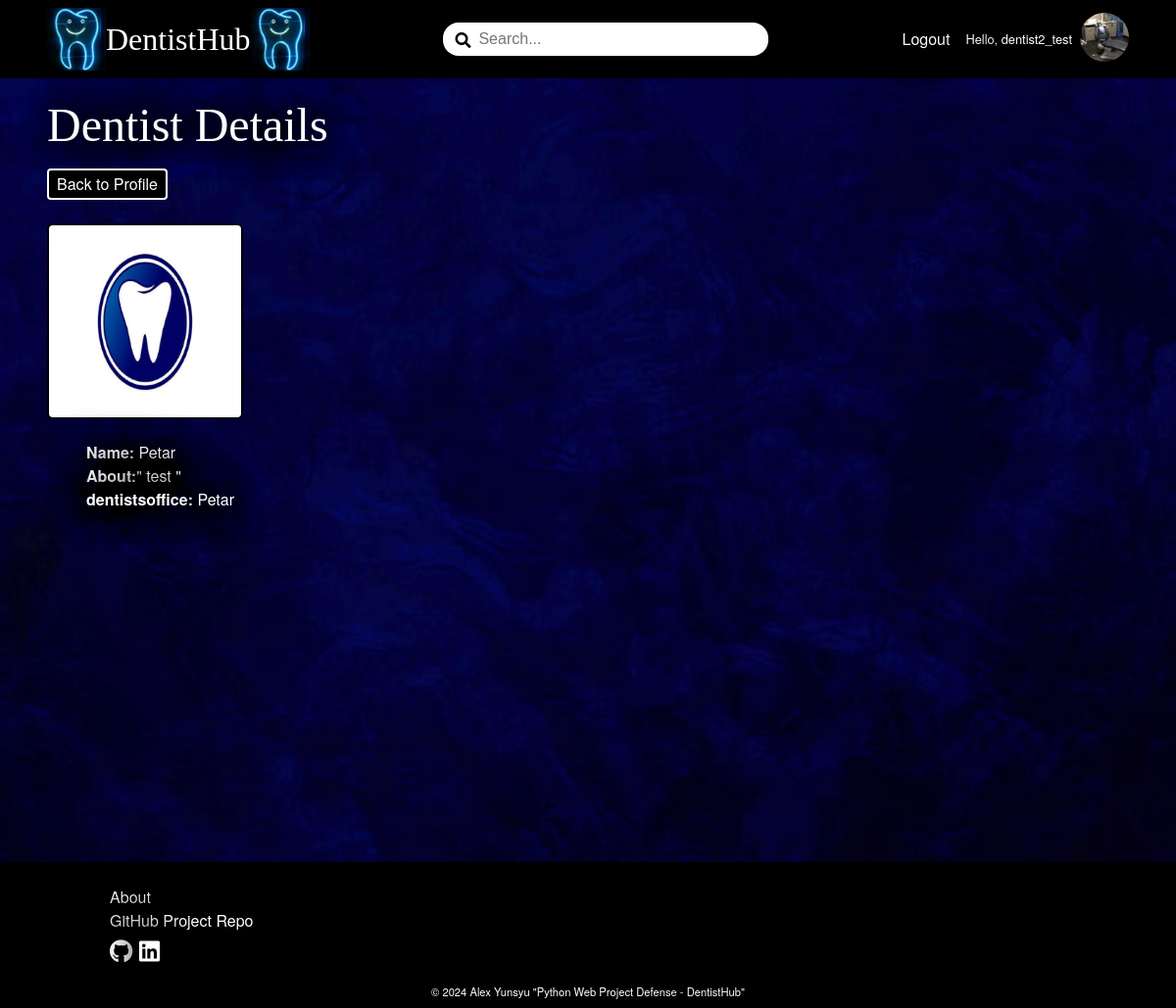
/dentist/5/details/ (signed in), run on the app's committed database.
### DentistBook/account/models.py (models this page shows)
class AppUser(AbstractUser):
    MAX_LENGTH_ROLE = 15
    ROLES = (
        ('Client', 'Client'),
        ('Dentistsoffice', 'Dentist'),
    )
    role = models.CharField(
        max_length=MAX_LENGTH_ROLE,
        choices=ROLES,
        blank=True
    )

### DentistBook/dentistsoffice/models.py (models this page shows, shortened)
class DentistsofficeProfile(models.Model):
    MIN_LENGTH_NAME = 2
    MAX_LENGTH_NAME = 50
    MIN_LENGTH_ADDRESS = 5
    MAX_LENGTH_ADDRESS = 50
    MIN_LENGTH_CITY = 2
    MAX_LENGTH_CITY = 50
    MAX_DIGITS_GEOLOCATION = 18
    DECIMAL_PLACES_GEOLOCATION = 15
    MIN_VALUE_GEOLOCATION_LATITUDE = -90
    MAX_VALUE_GEOLOCATION_LATITUDE = 90
    MIN_VALUE_GEOLOCATION_LONGITUDE = -180
    MAX_VALUE_GEOLOCATION_LONGITUDE = 180
    MIN_LENGTH_ABOUT = 10
    MAX_LENGTH_ABOUT = 500
    class Meta:
        verbose_name = 'Dentists office Profile'
    name = models.CharField(
        max_length=MAX_LENGTH_NAME,
        validators=(validators.MinLengthValidator(MIN_LENGTH_NAME),),
        null=False,
        blank=False
    )
    address = models.CharField(
        max_length=MAX_LENGTH_ADDRESS,
        validators=(validators.MinLengthValidator(MIN_LENGTH_ADDRESS),),
        null=False,
        blank=False
    )
    city = models.CharField(
        max_length=MAX_LENGTH_CITY,
        validators=(
            validators.MinLengthValidator(MIN_LENGTH_CITY),
            validate_dentistsoffice_city_name,
        ),
        null=False,
        blank=False
    )
    geolocation_latitude = models.DecimalField(
        max_digits=MAX_DIGITS_GEOLOCATION,
        decimal_places=DECIMAL_PLACES_GEOLOCATION,
        validators=(
            validators.MinValueValidator(MIN_VALUE_GEOLOCATION_LATITUDE),
            validators.MaxValueValidator(MAX_VALUE_GEOLOCATION_LATITUDE)
        ),
        null=True,
        blank=True
        )
    geolocation_longitude = models.DecimalField(
        max_digits=MAX_DIGITS_GEOLOCATION,
        decimal_places=DECIMAL_PLACES_GEOLOCATION,
        validators=(
            validators.MinValueValidator(MIN_VALUE_GEOLOCATION_LONGITUDE),
            validators.MaxValueValidator(MAX_VALUE_GEOLOCATION_LONGITUDE)
        ),
        null=True,
        blank=True
        )
    about = models.TextField(
        max_length=MAX_LENGTH_ABOUT,
        validators=(validators.MinLengthValidator(MIN_LENGTH_ABOUT),),
        null=True,
        blank=True
    )
    dentistsoffice_picture = models.ImageField(
        upload_to='dentistsoffice-profile-pictures',
        validators=(validate_dentistsoffice_picture_file_size,),
        null=True,
        blank=True,
    )
    slug = models.SlugField(
        unique=True
    )
    user = models.OneToOneField(
        UserModel,
        on_delete=models.CASCADE,
        primary_key=True
    )

### DentistBook/dentist/models.py (models this page shows, shortened)
class Dentist(models.Model):
    MIN_LENGTH_NAME = 2
    MAX_LENGTH_NAME = 30
    name = models.CharField(
        max_length=MAX_LENGTH_NAME,
        validators=(
            validators.MinLengthValidator(MIN_LENGTH_NAME),
            validate_name
        ),
        null=False,
        blank=False
    )
    about = models.TextField(
        null=False,
        blank=False
    )
    dentist_picture = models.ImageField(
        upload_to='dentist-profile-pictures',
        validators=(validate_dentist_picture_file_size,),
        null=True,
        blank=True,
    )
    dentistsoffice = models.ForeignKey(
        DentistsofficeProfile,
        on_delete=models.CASCADE
    )

### DentistBook/dentist/views.py (the view)
# urls.py: path('<int:pk>/details/', DentistDetailsView.as_view(), name='dentist-details')
class DentistDetailsView(views.DetailView):
    model = Dentist
    template_name = 'dentist/dentist-details.html'

### DentistBook/common/templatetags/custom_filters.py (called while the page is built)
@register.filter
def get_role(user):
    return user.role if user.is_authenticated else ''

### DentistBook/dentist/templates/dentist/dentist-details.html (shortened to what this page needs)
{% extends 'base.html' %}
{% load static %}
{% block content %}
    <div class="wall-picture-container">
        <div class="main-container">
            <h1>Dentist Details</h1>
            <a href="{% url 'dentistsoffice-details' slug=dentist.dentistsoffice.slug %}" class="link-button">Back to Profile</a><br><br>
            {% if object.dentist_picture %}
                <img src="{{ object.dentist_picture.url }}" class="profile-picture" alt="dentist-profile_picture">
            {% else %}
                <img src="{% static 'images/dentist-default-profile-picture.jpg' %}" alt="dentist_default_profile_picture" class="profile-picture">
            {% endif %}
            <ul>
                <li><b>Name:</b> {{ object.name }}</li>
                <li><b>About:</b>" {{ object.about }} "</li>
                <li><b>dentistsoffice:</b> {{ object.dentistsoffice.name }}</li>
            </ul>
        </div>
        <img src="{% static 'images/website_photos/white-wall.jpg' %}" alt="white-wall" class="white-wall-picture">
    </div>
{% endblock %}

### templates/header.html (shortened to what this page needs)
{% load custom_filters %}
{% load static %}
<div class="home-logo">
    <a href="{% url 'home-page' %}">
        <img src="{% static 'images/dentistsoffice-pole.jpg' %}" alt="dentistsoffice-pole">
        <span>DentistHub</span>
        <img src="{% static 'images/dentistsoffice-pole.jpg' %}" alt="dentistsoffice-pole">
    </a>
</div>
<div class="search-field">
    <span><i class="fas fa-search"></i></span>
    <input type="text" id="search-input" placeholder="Search...">
</div>
<nav class="header-nav-links">
    <ul role="list">
        {% if not request.user.is_authenticated %}
            <li class="nav-item"><a href="{% url 'register-page' %}">Register</a></li>
            <li class="nav-item"><a href="{% url 'login-page' %}">Login</a></li>
        {% else %}
            <li class="nav-item"><a href="{% url 'logout-page' %}">Logout</a></li>
            {% if request.user|get_role == 'Client' %}
                <li class="nav-item nav-profile">
                    <a href="{% url 'client-details' %}">Hello, {{ request.user }}</a>
                    <a href="{% url 'client-details' %}">
                        {% if request.user.clientprofile.profile_picture %}
                            <img src="{{ request.user.clientprofile.profile_picture.url }}" alt="profile-picture-thumbnail" class="profile-picture-thumbnail">
                        {% else %}
                            <img src="{% static 'images/client-default-profile-picture.jpg' %}" alt="default_profile_picture" class="profile-picture-thumbnail">
                        {% endif %}
                    </a>
                </li>
            {% else %}
                <li class="nav-item nav-profile">
                    <a href="{% url 'dentistsoffice-details' slug=request.user.dentistsofficeprofile.slug %}">Hello, {{ request.user }}</a>
                    <a href="{% url 'dentistsoffice-details' slug=request.user.dentistsofficeprofile.slug %}">
                        {% if request.user.dentistsofficeprofile.dentistsoffice_picture %}
                            <img src="{{ request.user.dentistsofficeprofile.dentistsoffice_picture.url }}" alt="dentistsoffice-profile-picture-thumbnail" class="profile-picture-thumbnail">
                        {% else %}
                            <img src="{% static 'images/dentistsoffice-default-profile-picture.jpg' %}" alt="dentistsoffice-default_profile_picture" class="profile-picture-thumbnail">
                        {% endif %}
                    </a>
                </li>
            {% endif %}
        {% endif %}
    </ul>
</nav>

### static/css/styles.css (style rules this page uses)
:root { --button-brown: #370511; }
*, *::before, *::after { box-sizing: border-box; }
body, h1, h2, h3, h4, h5, h6, p, figure, blockquote, dl, dd { margin: 0; }
h1, h2, h3, h4, h5, h6, b, li, p { color: white; text-shadow: -10px -10px 30px rgba(0, 0, 0, 0.9), 10px -10px 30px rgba(0, 0, 0, 0.9), -10px 10px 30px rgba(0, 0, 0, 0.9), 10px 10px 30px rgba(0, 0, 0, 0.9); }
body { color: white; background-image: url('../images/website_photos/background.jpg'); background-size: cover; background-position: center; background-repeat: no-repeat; }
ul[role='list'], ol[role='list'] { list-style: none; padding: 0; margin: 0; }
a { text-decoration: none; color: inherit; }
body { font-family: 'Helvetica Neue', Arial, sans-serif; line-height: 1.5; height: 100% }
main h1 { font-family: Impact, fantasy; font-size: 3rem; }
header nav ul { display: flex; flex-direction: row; gap: 1rem; align-items: center; }
header a { color: white; }
.home-logo a { display: flex; flex-direction: row; align-items: center; font-size: 2rem; font-family: Impact, fantasy; font-weight: 500; }
.home-logo img { width: 60px; }
.search-field { position: relative; width: 30%; }
.search-field span { position: absolute; top: 6px; left: 12px; color: black; z-index: 1; }
.search-field input { padding: 0.5rem 2.25rem; width: 100%; border-radius: 16px; border: none; font-size: 1rem; }
.link-button { display: inline-block; padding: 10px 20px; background-color: hsl(213, 93%, 70%); color: white; text-align: center; text-decoration: none; border: 2px solid #FFFFFF; border-radius: 20px; cursor: pointer; }
ul { list-style: none; }
a { text-decoration: none; }
.link-button { background: black; color: white; padding: 2px 8px; border-radius: 4px; }
.main-container { margin: 0.25rem 3rem; }
.profile-picture { height: 200px; border: 2px solid black; border-radius: 6px; }
.profile-picture-thumbnail { width: 50px; height: 50px; object-fit: cover; overflow: hidden; border-radius: 50%; }
.nav-profile { display: flex; flex-direction: row; align-items: center; font-size: 0.8rem; gap: 8px; }
h1, h2, h3, h4, h5, h6 { font-family: 'Helvetica Neue', Arial, sans-serif; font-weight: 500; padding: 0.5rem 0; }
.wall-picture-container { position: relative; width: 100%; min-height: 100vh; overflow: hidden; }
.white-wall-picture { position: absolute; top: 0; left: 0; width: 100%; object-fit: cover; z-index: -1; }

### data on the page
AppUser: user "dentist2_test", user.dentistsofficeprofile.dentistsoffice_picture (picture)
Dentist: name "Petar", about "test", dentistsoffice.name "Petar"
